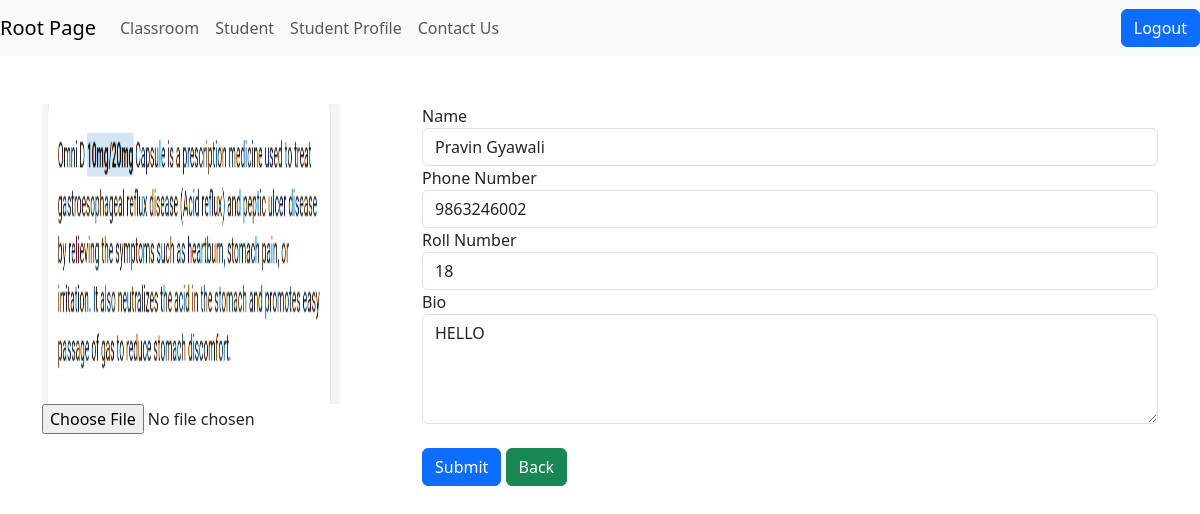
/crud/student-profile-update/1/ (signed in), run on the app's committed database.
### crud/models.py (models this page shows)
class StudentProfile(models.Model):
    student = models.OneToOneField(Student, on_delete = models.CASCADE)
    profile_picture = models.FileField(null = True, blank = True)
    phone = models.CharField(max_length = 14)
    roll = models.PositiveIntegerField()
    bio = models.TextField(max_length = 1000)

class Student(models.Model):
    name= models.CharField(max_length=50)
    age = models.IntegerField()
    email= models.EmailField()
    address= models.CharField(max_length=50)
    classroom = models.ForeignKey(Classroom, on_delete=models.CASCADE, related_name="classroom_students",
                                  null = True , blank = True)

### crud/views.py (the view, shortened to what this page needs)
# urls.py: path("student-profile-update/<int:id>/", student_profile_update_view, name="student_profile_update"),
@login_required
def student_profile_update_view(request, id):
    profile = StudentProfile.objects.get(id=id)
    return render(request, template_name="crud/profile_update.html", context={"profile": profile})

### crud/templates/crud/profile_update.html (shortened to what this page needs)
{% extends 'layouts/base.html' %}
{% load static %}
{% block content %}
<div class="container">
    <form method="post" enctype="multipart/form-data">
    <div class="row">
        <div class="col-md-4">
            {% if profile.profile_picture %}
            <img src="{{profile.profile_picture.url}}" style="height: 300px; width: 300px;">
            {% else %}
            <img src="{% static 'crud/default.png' %}" style="height: 300px; width: 300px;">
            {% endif %}
            <input type="file" name="pp">
        </div>
        <div class="col-md-8">
            <div>
                <label>Name</label>
                <input type="text" name="student_name" class="form-control" value="{{profile.student.name}}">
            </div>
            <div>
                <label>Phone Number</label>
                <input type="text" name="phone" class="form-control" value="{{profile.phone}}">
            </div>
            <div>
                <label>Roll Number</label>
                <input type="number" name="roll" class="form-control" value="{{profile.roll}}">
            </div>
            <div>
                <label>Bio</label>
                <textarea name="bio" class="form-control" rows="4">{{profile.bio}}</textarea>
            </div><br>
            <button class="btn btn-primary" type="submit">Submit</button>
            <a class="btn btn-success" href="{% url 'student_profile_detail' profile.id %}">Back</a>
        </div>
    </div>
    </form>
</div>
{% endblock %}

### data on the page
StudentProfile: profile_picture (picture), student_name "Pravin Gyawali", phone "9863246002", roll "18", bio "HELLO"
